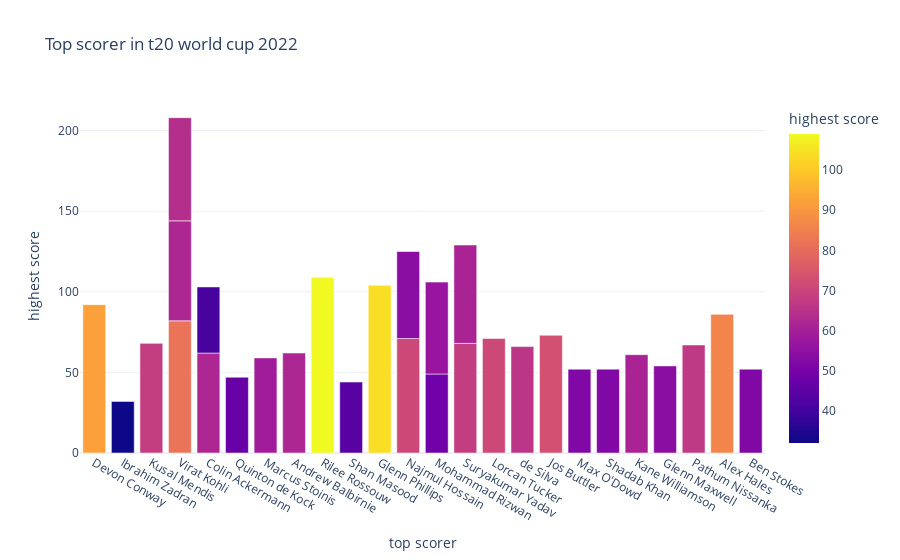

Notebook code for this chart:
### Markdown cell above
So in 17 matches, the teams decided to bat first, and in 13 matches, the teams chose to field first.

### Code cell
#Now let’s have a look at the top scorers in the t20 world cup 2022:
fig=px.bar(df,x=df['top scorer'],
          y=df['highest score'],
           color=df['highest score'],
          title='Top scorer in t20 world cup 2022')
fig.show()

### Figure 1 — Plotly figure (JSON) as saved in the notebook; plotly's stock layout.template omitted (floating-point values rounded to 4 significant figures)
{"data": [{"alignmentgroup": "True", "hovertemplate": "top scorer=%{x}<br>highest score=%{marker.color}<extra></extra>", "legendgroup": "", "marker": {"color": [92, 32, 68, 82, 62, 47, 59, 62, null, 109, 62, 44, null, null, 104, 71, 49, 68, 71, 66, 73, 52, 64, 52, 61, 54, 67, 41, 54, 61, 57, 86, 52], "coloraxis": "coloraxis", "pattern": {"shape": ""}}, "name": "", "offsetgroup": "", "orientation": "v", "showlegend": false, "textposition": "auto", "type": "bar", "x": ["Devon Conway", "Ibrahim Zadran", "Kusal Mendis", "Virat Kohli", "Colin Ackermann", "Quinton de Kock", "Marcus Stoinis", "Andrew Balbirnie", null, "Rilee Rossouw", "Virat Kohli", "Shan Masood", null, null, "Glenn Phillips", "Najmul Hossain", "Mohammad Rizwan", "Suryakumar Yadav", "Lorcan Tucker", "de Silva", "Jos Buttler", "Max O'Dowd", "Virat Kohli", "Shadab Khan", "Kane Williamson", "Glenn Maxwell", "Pathum Nissanka", "Colin Ackermann", "Najmul Hossain", "Suryakumar Yadav", "Mohammad Rizwan", "Alex Hales", "Ben Stokes"], "xaxis": "x", "y": [92, 32, 68, 82, 62, 47, 59, 62, null, 109, 62, 44, null, null, 104, 71, 49, 68, 71, 66, 73, 52, 64, 52, 61, 54, 67, 41, 54, 61, 57, 86, 52], "yaxis": "y"}], "layout": {"barmode": "relative", "coloraxis": {"colorbar": {"title": {"text": "highest score"}}, "colorscale": [[0, "#0d0887"], [0.1111, "#46039f"], [0.2222, "#7201a8"], [0.3333, "#9c179e"], [0.4444, "#bd3786"], [0.5556, "#d8576b"], [0.6667, "#ed7953"], [0.7778, "#fb9f3a"], [0.8889, "#fdca26"], [1, "#f0f921"]]}, "legend": {"tracegroupgap": 0}, "title": {"text": "Top scorer in t20 world cup 2022"}, "xaxis": {"anchor": "y", "domain": [0, 1], "title": {"text": "top scorer"}}, "yaxis": {"anchor": "x", "domain": [0, 1], "title": {"text": "highest score"}}}}
